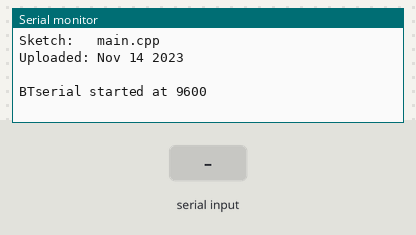
Bench run of a program on a simulated Teensy 3. Shown: the last lines printed to the serial monitor. The test bench sets the inputs (shaded band).

Above: at 1.2 s.
1.3 s: "1\n" received over Serial
At 2.1 s:
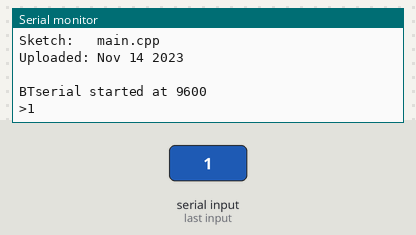
2.8 s: "1\n" received over the second serial link
At 3.3 s:
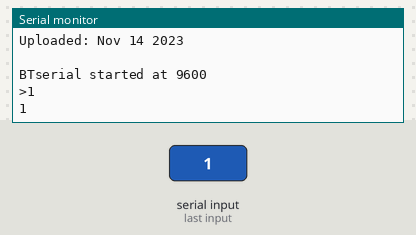
4.3 s: "0\n" received over Serial
At 5.5 s:
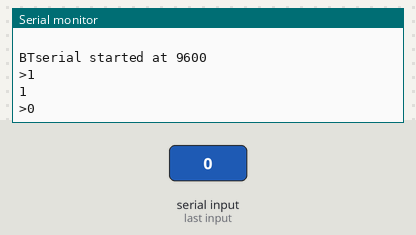
5.8 s: "0\n" received over the second serial link
At 6.8 s:
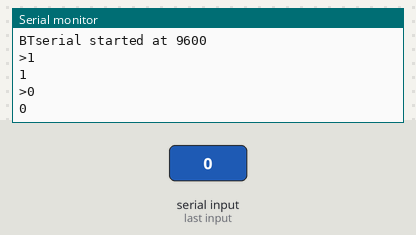

The program:

main.cpp
```cpp
#include "Arduino.h"

// comment this line out to upload the blynk program
// otherwise this will upload an interactive program
// where you can type in AT+... commands to configure
// the bluetooth module
#define SEND_AT_COMMANDS

#ifndef SEND_AT_COMMANDS

#define BLYNK_USE_DIRECT_CONNECT

//#define BLYNK_PRINT Serial
#include <BlynkSimpleSerialBLE.h>

char auth[] = "84b07fe5076841e58a59e7d88b356ddb";

BLYNK_WRITE(V1)
{
    int pinValue = param.asInt(); // assigning incoming value from pin V1 to a variable

    Serial.println(pinValue);
}

void setup()
{
    while(!Serial);
    // Blynk will work through Serial
    // Do not read or write this serial manually in your sketch
    Serial1.begin(115200);
    Blynk.begin(Serial1, auth);
}

void loop()
{
    Blynk.run();
}

#else

char c=' ';
boolean NL = true;

void setup()
{
    Serial.begin(9600);
    while(!Serial);

    Serial.print("Sketch:   ");   Serial.println(__FILE__);
    Serial.print("Uploaded: ");   Serial.println(__DATE__);
    Serial.println(" ");

    Serial1.begin(115200);
    Serial.println("BTserial started at 9600");
}

void loop()
{
    // Read from the Bluetooth module and send to the Arduino Serial Monitor
    while (Serial1.available())
    {
        c = Serial1.read();
        Serial.write(c);
    }


    // Read from the Serial Monitor and send to the Bluetooth module
    if (Serial.available())
    {
        c = Serial.read();

        // do not send line end characters to the HM-10
        if (c!=10 & c!=13 )
        {
             Serial1.write(c);
        }

        // Echo the user input to the main window.
        // If there is a new line print the ">" character.
        if (NL) { Serial.print("\r\n>");  NL = false; }
        Serial.write(c);
        if (c==10) { NL = true; }
    }
}

#endif
```

Measured:
- after the input at 1.3 s, the serial monitor: prints a new line at once (image 1)
- after the input at 2.8 s, the serial monitor: prints a new line at once (image 2)
- after the input at 4.3 s, the serial monitor: prints a new line at once (image 3)
- after the input at 5.8 s, the serial monitor: prints a new line at once (image 4)
